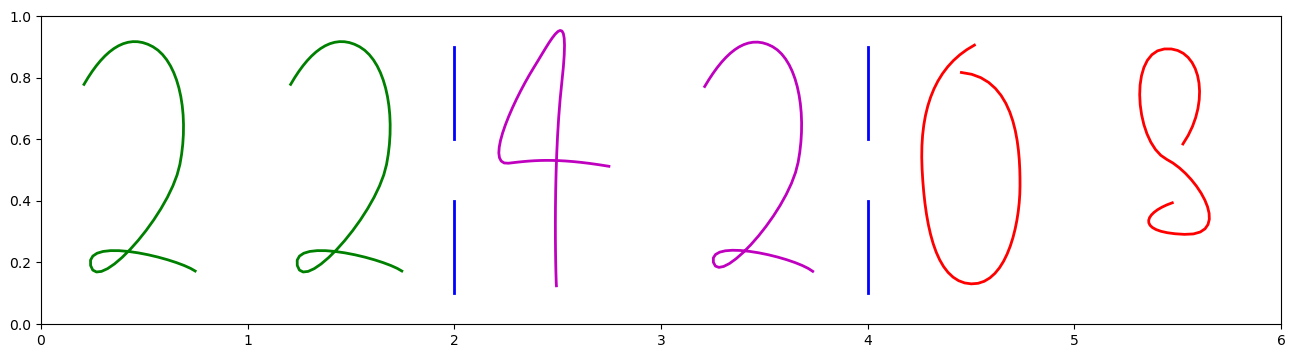

The Python source for this figure:
import json
import numpy as np
import matplotlib.pyplot as plt
import matplotlib.animation as animation
import datetime
import gc

with open('digits.json', 'r') as f:
    dig = json.load(f)

digits = []
for i in range(10):
    di = []
    for j in range(4):
        di.append(dig['digit_' + str(i)]['segment_' + str(j)])
    digits.append(di)


def C(a, b, t):
    return [a[0] * (1 - t) + b[0] * t, a[1] * (1 - t) + b[1] * t]


def P(a, b, c, d, t):
    t11 = (1 - t) ** 2
    t1 = t11 * (1 - t)
    t2 = t11 * t
    t22 = t ** 2
    t3 = (1 - t) * t22
    t4 = t22 * t

    x = a[0] * t1 + 3 * b[0] * t2 + 3 * c[0] * t3 + d[0] * t4
    y = a[1] * t1 + 3 * b[1] * t2 + 3 * c[1] * t3 + d[1] * t4
    return [x, y]


frames = 20


def change(num1, num2, offset):
    k = 15

    changed = []
    for l in range(frames):
        x = []
        y = []
        for j in range(4):
            for i in range(k + 1):
                xy = P(C(digits[num1][j][0], digits[num2][j][0], l / frames),
                       C(digits[num1][j][1], digits[num2][j][1], l / frames),
                       C(digits[num1][j][2], digits[num2][j][2], l / frames),
                       C(digits[num1][j][3], digits[num2][j][3], l / frames), i / k)
                x.append(1 - xy[1] / 500)
                y.append(xy[0] / 500 + offset)

        changed.append([x, y])
    return changed


result_sec1 = []
for i in range(10):
    result_sec1.append(change(i, (i + 1) % 10, 5))

result_sec2 = []
for i in range(6):
    result_sec2.append(change(i, (i + 1) % 6, 4))

result_min1 = []
for i in range(10):
    result_min1.append(change(i, (i + 1) % 10, 3))

result_min2 = []
for i in range(6):
    result_min2.append(change(i, (i + 1) % 6, 2))

result_hour1 = []
for i in range(10):
    result_hour1.append(change(i, (i + 1) % 10, 1))
result_hour1.append(change(3, 0, 1))

result_hour2 = []
for i in range(3):
    result_hour2.append(change(i, (i + 1) % 3, 0))

gc.collect()

fig = plt.figure(figsize=(16, 4))
ax = plt.axes(xlim=(0, 6), ylim=(0, 1))

separator1, = ax.plot([], [], lw=2, color='b')
separator2, = ax.plot([], [], lw=2, color='b')
separator3, = ax.plot([], [], lw=2, color='b')
separator4, = ax.plot([], [], lw=2, color='b')

line, = ax.plot([], [], lw=2, color='r')
line2, = ax.plot([], [], lw=2, color='r')
line3, = ax.plot([], [], lw=2, color='m')
line4, = ax.plot([], [], lw=2, color='m')
line5, = ax.plot([], [], lw=2, color='g')
line6, = ax.plot([], [], lw=2, color='g')


def init():
    now = datetime.datetime.now()
    sec2 = now.second // 10
    min1 = now.minute % 10
    min2 = now.minute // 10
    hour1 = now.hour % 10
    hour2 = now.hour // 10

    separator1.set_data([4, 4], [0.1, 0.4])
    separator2.set_data([4, 4], [0.6, 0.9])
    separator3.set_data([2, 2], [0.1, 0.4])
    separator4.set_data([2, 2], [0.6, 0.9])

    line.set_data([], [])

    x2 = result_sec2[sec2][0][1]
    y2 = result_sec2[sec2][0][0]
    line2.set_data(x2, y2)

    x3 = result_min1[min1][0][1]
    y3 = result_min1[min1][0][0]
    line3.set_data(x3, y3)

    x4 = result_min2[min2][0][1]
    y4 = result_min2[min2][0][0]
    line4.set_data(x4, y4)

    x5 = result_hour1[hour1][0][1]
    y5 = result_hour1[hour1][0][0]
    line5.set_data(x5, y5)

    x6 = result_hour2[hour2][0][1]
    y6 = result_hour2[hour2][0][0]
    line6.set_data(x6, y6)

    return line, line2, line3, line4, line5, line6,


ch = 1000000 / frames


def animate(i):
    now = datetime.datetime.now()
    mic = int(int(now.microsecond) // ch)
    sec1 = now.second % 10
    sec2 = now.second // 10
    min1 = now.minute % 10
    min2 = now.minute // 10
    hour1 = now.hour % 10
    hour2 = now.hour // 10

    x1 = result_sec1[sec1][mic][1]
    y1 = result_sec1[sec1][mic][0]
    line.set_data(x1, y1)

    if sec1 == 9:
        x2 = result_sec2[sec2][mic][1]
        y2 = result_sec2[sec2][mic][0]
        line2.set_data(x2, y2)

    if sec2 == 5 and sec1 == 9:
        x3 = result_min1[min1][mic][1]
        y3 = result_min1[min1][mic][0]
        line3.set_data(x3, y3)

    if min1 == 9 and sec2 == 5 and sec1 == 9:
        x4 = result_min2[min2][mic][1]
        y4 = result_min2[min2][mic][0]
        line4.set_data(x4, y4)

    if (not (hour2 == 2 and hour1 == 3)) and min2 == 5 and min1 == 9 and sec2 == 5 and sec1 == 9:
        x5 = result_hour1[hour1][mic][1]
        y5 = result_hour1[hour1][mic][0]
        line5.set_data(x5, y5)

    if hour1 == 9 and min2 == 5 and min1 == 9 and sec2 == 5 and sec1 == 9:
        x6 = result_hour2[hour2][mic][1]
        y6 = result_hour2[hour2][mic][0]
        line6.set_data(x6, y6)

    if hour2 == 2 and hour1 == 3 and min2 == 5 and min1 == 9 and sec2 == 5 and sec1 == 9:
        x5 = result_hour1[10][mic][1]
        y5 = result_hour1[10][mic][0]
        line5.set_data(x5, y5)

        x6 = result_hour2[2][mic][1]
        y6 = result_hour2[2][mic][0]
        line6.set_data(x6, y6)

    return line, line2, line3, line4, line5, line6,


anim = animation.FuncAnimation(fig, animate, init_func=init, interval=1, blit=True)
plt.show()
print('ok')
